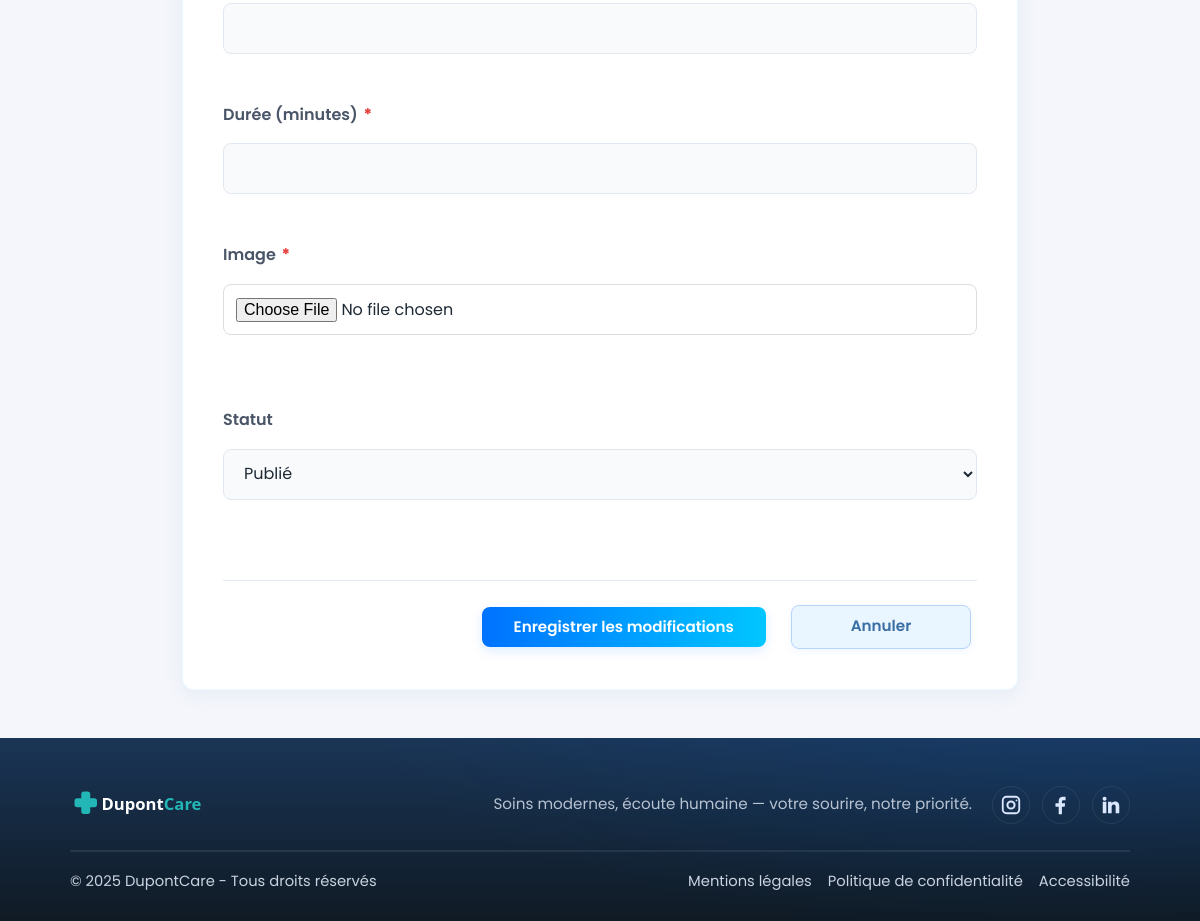
The app's page /index.php?page=services&action=edit&id=3 (signed in, lower part), older data.
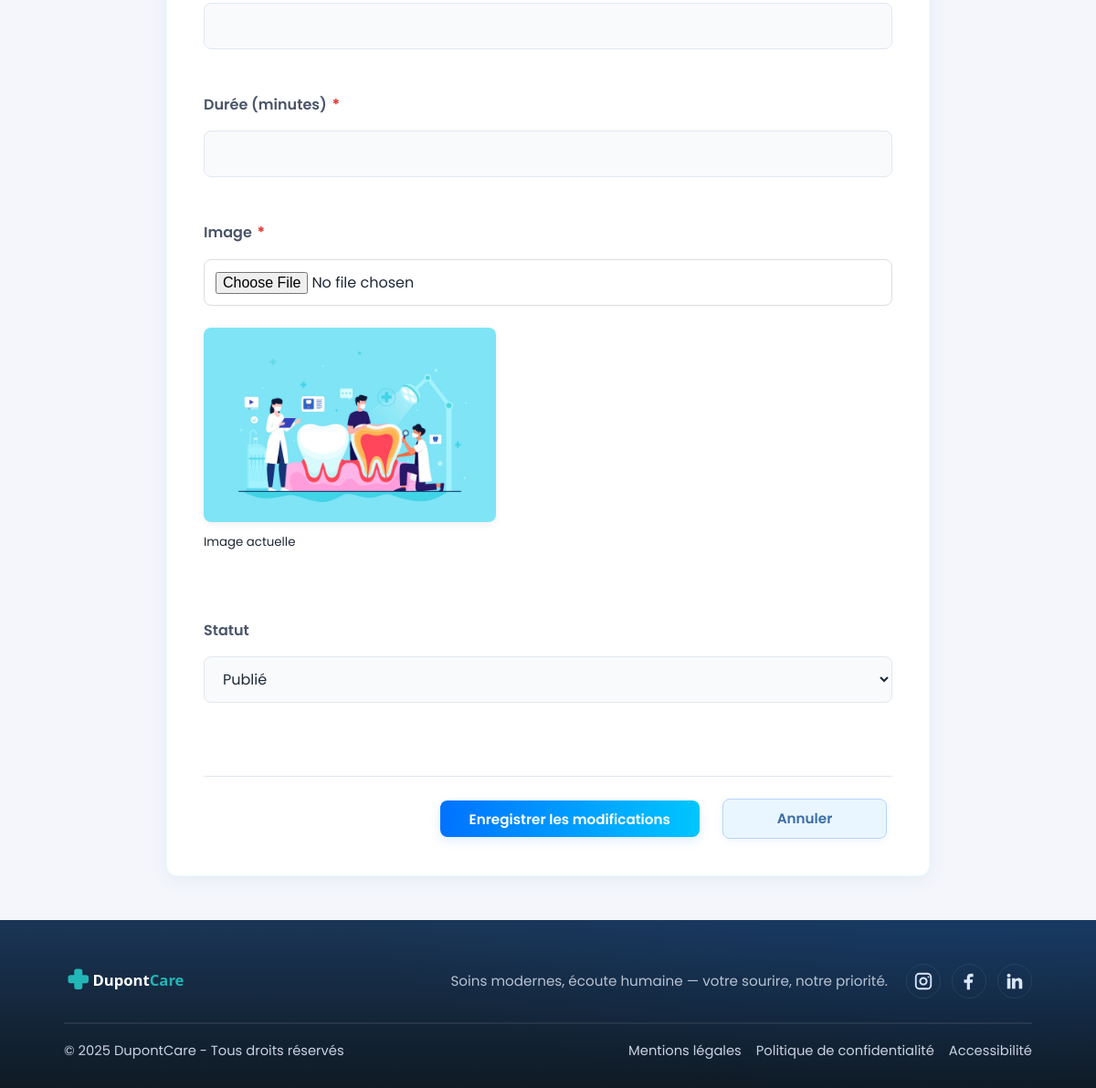
The same page, newer data.
### tables this page shows
CREATE TABLE `service` (
  `id` int(10) UNSIGNED NOT NULL,
  `titre` varchar(200) NOT NULL,
  `description` mediumtext NOT NULL,
  `statut` enum('BROUILLON','PUBLIE','ARCHIVE') NOT NULL DEFAULT 'BROUILLON',
  `image` varchar(255) DEFAULT NULL,
  `ordre` int(11) NOT NULL DEFAULT 0
);

### app/controllers/ServicesController.php (called while the page is built, shortened)
<?php
class ServicesController {
    private $serviceModel;
    public function __construct() {
        $this->serviceModel = new ServiceModel();
    }
    public function edit($id) {
        $service = $this->serviceModel->getServiceByIdAdmin($id);
        require_once 'app/views/service/service-update.php';
    }
}

### app/core/App.php (called while the page is built, shortened)
<?php
class App {
    public function run() {
        $action = $_GET['action'] ?? 'index';
        $method = $action;
        $params = [];
        if (isset($_GET['id'])) {
            $params[] = $_GET['id'];
        }
        try {
            $controller = new $controllerClass();
            call_user_func_array([$controller, $method], $params);
        } catch (\Exception $e) {
            error_log("Exception détaillée: " . $e->getMessage());
            error_log("Fichier: " . $e->getFile() . " ligne " . $e->getLine());
            error_log("Stack trace: " . $e->getTraceAsString());
            http_response_code(404);
            include __DIR__ . '/../views/error/404.php';
        }
    }
}

### index.php (called while the page is built, shortened)
<?php
spl_autoload_register(function ($class) {
    $path = __DIR__ . '/' . str_replace('\\', '/', $class) . '.php';
});
$app = new App();
$app->run();

### app/models/database.php (called while the page is built, shortened)
<?php
class Database {
    private static $instance = null;
    private $connection;
    private function __construct() {
        $host = 'localhost';
        $dbname = 'bdd_dupont';
        $user = 'root';
        $pass = '';
        $options = [
            PDO::ATTR_ERRMODE => PDO::ERRMODE_EXCEPTION,
            PDO::ATTR_DEFAULT_FETCH_MODE => PDO::FETCH_ASSOC,
            PDO::MYSQL_ATTR_INIT_COMMAND => 'SET NAMES utf8mb4'
        ];
        try {
            $this->connection = new PDO(
                "mysql:host=$host;dbname=$dbname",
                $user,
                $pass,
                $options
            );
        } catch (PDOException $e) {
            die('Erreur connexion BDD : ' . $e->getMessage());
        }
    }
    public function prepare($sql) {
        return $this->connection->prepare($sql);
    }
    public static function getInstance() {
        if (self::$instance === null) {
            self::$instance = new self();
        }
        return self::$instance;
    }
}

### app/core/Model.php (called while the page is built, shortened)
<?php
abstract class Model {
    public function __construct() {
        $this->db = Database::getInstance();
    }
}

### app/models/ServiceModel.php (called while the page is built, shortened)
<?php
class ServiceModel extends Model {
    public function getServiceByIdAdmin($id) {
        $sql = "SELECT * FROM service WHERE id = ?";
        $stmt = $this->db->prepare($sql);
        $stmt->execute([$id]);
        return $stmt->fetch();
    }
}

### app/views/service/service-update.php (the view, shortened to what this page needs)
<?php
require_once __DIR__ . '/../templates/header.php';
?>
<link rel="stylesheet" href="/cabinetdupont/css/service-update.css">
<section class="service-update-section">
    <form class="service-update-form" method="post" enctype="multipart/form-data" action="index.php?page=services&action=edit&id=<?php echo htmlspecialchars($service['id']); ?>">
        <div class="form-group">
            <input type="number" id="prix" name="prix" step="0.01" required value="<?php echo htmlspecialchars($service['prix'] ?? ''); ?>" />
        </div>
        <div class="form-group">
            <label for="duree">Durée (minutes) <span class="required-star">*</span></label>
            <input type="number" id="duree" name="duree" required value="<?php echo htmlspecialchars($service['duree'] ?? ''); ?>" />
        </div>
        <div class="form-group">
            <label for="image">Image <span class="required-star">*</span></label>
            <input type="file" id="image" name="image" accept="image/*" onchange="previewServiceImage(event)" required>
            <?php if (!empty($service['image'])): ?>
                <div style="margin-top:1em;">
                    <img src="/cabinetdupont/public/uploads/<?php echo htmlspecialchars($service['image']); ?>" alt="Image actuelle" style="max-width:320px;max-height:240px;border-radius:8px;box-shadow:0 2px 8px #0001;">
                    <br><small>Image actuelle</small>
                </div>
            <?php endif; ?>
        </div>
        <div class="form-group">
            <label for="statut">Statut</label>
            <select id="statut" name="statut" required>
                <option value="PUBLIE" <?php echo ($service['statut'] === 'PUBLIE') ? 'selected' : ''; ?>>Publié</option>
            </select>
        </div>
        <div class="form-actions">
            <button type="submit" class="btn-admin add">Enregistrer les modifications</button>
            <a href="index.php?page=admin" class="btn-admin">Annuler</a>
        </div>
    </form>
</section>
<?php require_once __DIR__ . '/../templates/footer.php'; ?>

Row changes from the older to the newer data that the page shows:
changed service "Publié": image: picture added
Text that changed along with them:
text now shown: "Image actuelle"
